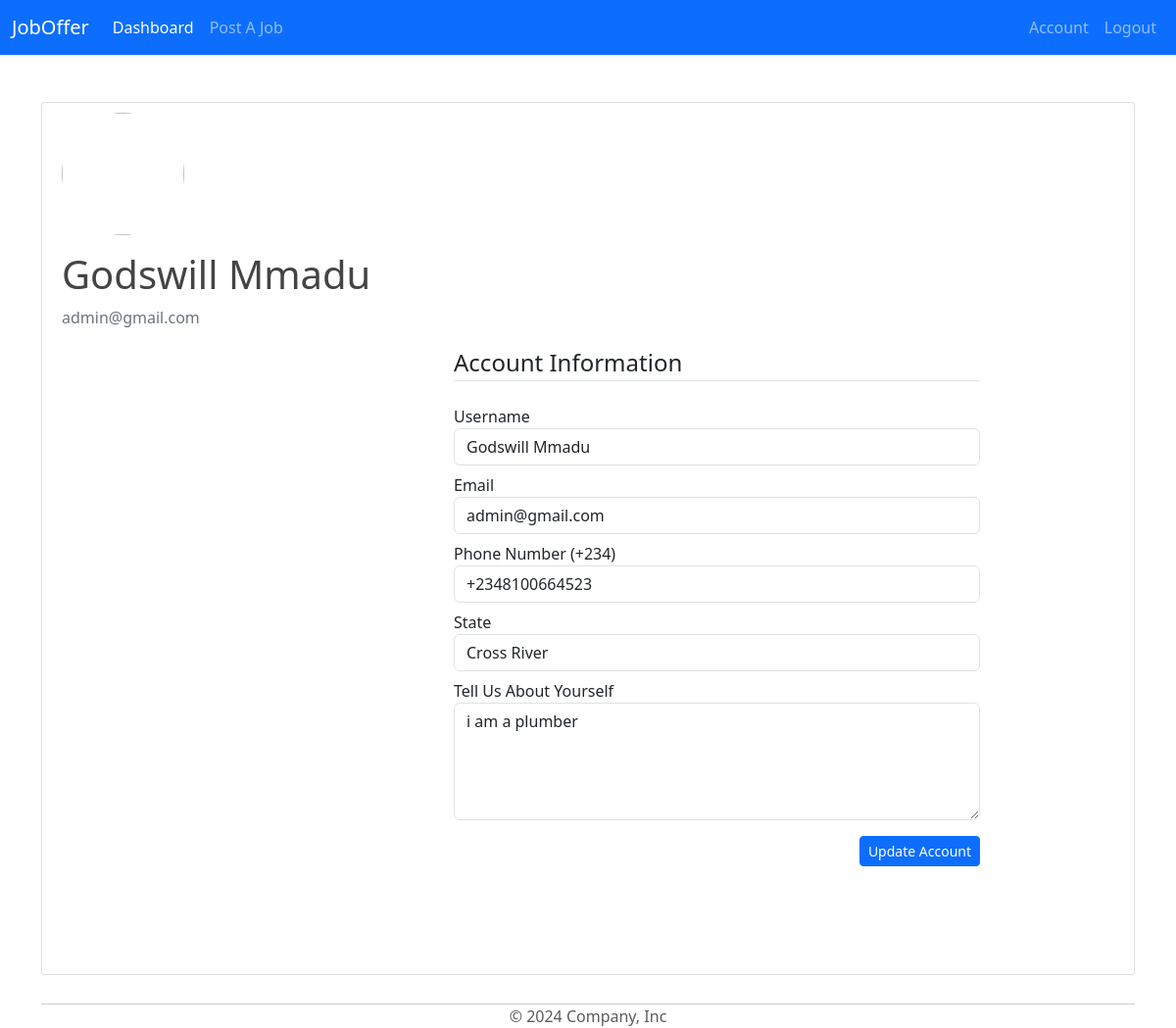
Page /plumber/accounts (signed in) on the committed database.
### model/base.py (models this page shows, shortened)
class BaseUser(Base, UserMixin):
    id = Column(Integer, primary_key=True)
    username = Column(String(80), unique=True, nullable=False)
    email = Column(String(120), unique=True, nullable=False)
    image_file = Column(String(20), nullable=False, default='default.jpg')
    password = Column(String(60), nullable=False)
    date_joined = Column(DateTime, nullable=False, default=datetime.utcnow)
    phone = Column(String(14), unique=True, nullable=False)
    state = Column(String(20), nullable=False)

class Plumber(BaseUser):
    __tablename__ = 'plumbers'
    id = Column(Integer, ForeignKey('base_user.id'), primary_key=True)
    bio = Column(Text, nullable=True)

### model/plumbers/routes.py (the view)
@plums.route("/accounts", methods=['GET','POST'], strict_slashes=False)
def accounts():
    form = UpdateAccountForm()
    if form.validate_on_submit():
        current_user.username = form.username.data
        current_user.email = form.email.data
        current_user.phone = form.phone.data
        current_user.bio = form.bio.data
        save()
        flash('Your account has been updated!', 'success')
        return redirect(url_for('plums.accounts'))
    elif request.method == 'GET':
        form.username.data = current_user.username
        form.email.data = current_user.email
        form.phone.data = current_user.phone
        form.state.data = current_user.state
        form.bio.data = current_user.bio
    return render_template('second_profile.html', title='Account', form=form)

### model/plumbers/forms.py (shortened to what this page needs)
class UpdateAccountForm(FlaskForm):
    username = StringField('Username', validators=[DataRequired(), Length(min=2, max=20)])
    email = StringField('Email', validators=[DataRequired(), Email()])
    phone = StringField('Phone Number (+234)', validators=[validate_phone, DataRequired()])
    state = SelectField('State', choices=STATE_CHOICE)
    bio = TextAreaField('Tell Us About Yourself', validators=[Length(min=0, max=140, message='Bio must be less than 140 characters'), DataRequired()])
    submit = SubmitField('Update Account')

### model/__init__.py (called while the page is built)
@login_manager.user_loader
def load_user(user_id):
    x = Plumber.query.get(str(user_id))
    if x == None:
        x = Client.query.get(str(user_id))
    return x

### model/plumbers/templates/second_profile.html (shortened to what this page needs)
{% extends 'layout.html' %}
{% block content %}
<div class="content-section mr-2">
    <div class="media mr-2">
        <img class="rounded-circle account-img" src="user_image.jpg" alt="">
        <div class="media-body">
            <h2 class="account-heading">{{ current_user.username}}</h2>
            <p class="text-secondary">{{ current_user.email }}</p>
        </div>
    </div>
        <div class="profile w-50">
            <form method="POST" action="" class="mx-auto">
                <fieldset class="form-group mt-3">
                    <legend class="border-bottom mb-4">Account Information</legend>
                    <div class="form-group">
                        {{ form.username.label(class="form-control-label") }}
                        {% if form.username.errors %}
                            {{ form.username(class="form-control is-invalid") }}
                            <div class="invalid-feedback">
                                {% for error in form.username.errors %}
                                    <span>{{ error }}</span>
                                {% endfor %}
                            </div>
                        {% else %}
                            {{ form.username(class="form-control") }}
                        {% endif %}
                    </div>
                    <div class="form-group mt-2">
                        {{ form.email.label(class="form-control-label") }}
                        {% if form.email.errors %}
                            {{ form.email(class="form-control is-invalid") }}
                            <div class="invalid-feedback">
                                {% for error in form.email.errors %}
                                    <span>{{ error }}</span>
                                {% endfor %}
                            </div>
                        {% else %}
                            {{ form.email(class="form-control") }}
                        {% endif %}
                        </div>
                    <div class="form-group mt-2">
                        {{ form.phone.label(class="form-control-label") }}
                        {% if form.phone.errors %}
                            {{ form.phone(class="form-control is-invalid") }}
                            <div class="invalid-feedback">
                                {% for error in form.phone.errors %}
                                    <span>{{ error }}</span>
                                {% endfor %}
                            </div>
                        {% else %}
                            {{ form.phone(class="form-control") }}
                        {% endif %}
                    </div>
                    <div class="form-group mt-2">
                        {{ form.state.label(class="form-control-label") }}
                        {% if form.state.errors %}
                            {{ form.state(class="form-control is-invalid") }}
                            <div class="invalid-feedback">
                                {% for error in form.state.errors %}
                                    <span>{{ error }}</span>
                                {% endfor %}
                            </div>
                        {% else %}
                            {{ form.state(class="form-control") }}
                        {% endif %}
                        <div class="form-group mt-2">
                            {{ form.bio.label(class="form-control-label") }}
                            {% if form.bio.errors %}
                                {{ form.bio(class="form-control is-invalid") }}
                                <div class="invalid-feedback">
                                    {% for error in form.bio.errors %}
                                        <span>{{ error }}</span>
                                    {% endfor %}
                                </div>
                            {% else %}
                                {{ form.bio(class="form-control", style="height: 120px;") }}
                            {% endif %}
                    </div>
                <div class="mt-3  d-flex justify-content-end">
                    <button type="submit" class="btn btn-primary btn-sm">Update Account</button>
                </div>
            </fieldset>
        </form>
    </div>
</div>
{% endblock %}

### model/static/main.css (style rules this page uses)
* { padding: 0; margin: 0; }
h1, h2, h3, h4, h5, h6 { color: #444444; }
.content-section { background: #ffffff; padding: 10px 20px; border: 1px solid #dddddd; border-radius: 3px; margin-bottom: 5px; }
.account-img { height: 125px; width: 125px; margin-right: 20px; margin-bottom: 16px; }
.account-heading { font-size: 2.5rem; }
.btn { text-align: right; }

### model/plumbers/templates/second_profile.html (style rules this page uses)
.profile { margin-top: 0px; margin-bottom: 100px; justify-items: center; margin-left: 400px; }

### rows in the picture
BaseUser: username "Godswill Mmadu", email "admin@gmail.com", phone "+2348100664523", state "Cross River"
Plumber: bio "i am a plumber"
